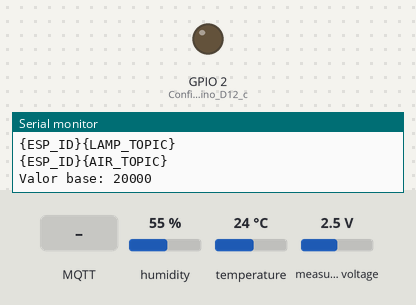
A program run on a simulated ESP32. Parts: output pins drawn as LEDs (lit = HIGH), the last lines printed to the serial monitor. The test bench sets the inputs (shaded band); at power-on: humidity 55 %, temperature 24 °C, measured voltage 2.5 V. WiFi joins after 1.5 s; servers stay silent unless stated; no MQTT or app messages arrive unless stated.

Above: at 2.9 s.
3.0 s: MQTT message "1" arrives on the first subscribed topic
At 6.4 s:
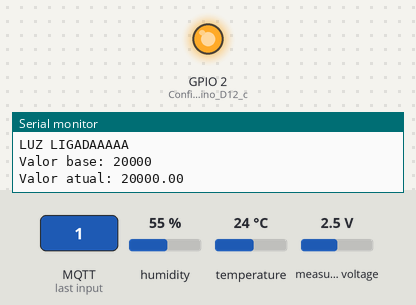
12.9 s: MQTT message "0" arrives on the first subscribed topic
At 14.4 s:
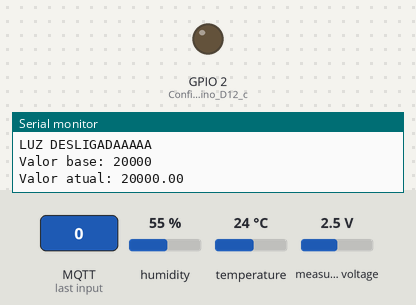
Timing chart, 0 to 15.9 s (numbered marks = the images above; inputs shaded):
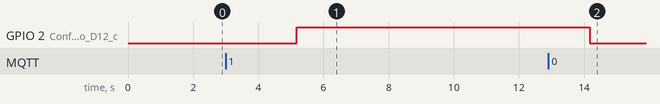

Measured:
- after the input at 3.0 s, GPIO 2 (Configurando_o_pino_D12_c): LOW → HIGH after 2.2 s
- after the input at 12.9 s, GPIO 2 (Configurando_o_pino_D12_c): HIGH → LOW after 1.3 s

The program:

main.cpp
```cpp
#include <Arduino.h>
#include <WiFi.h>
#include <SPI.h>
#include <PubSubClient.h>
#include <string>
#include <math.h>
#include <SimpleDHT.h>
#include "ldr.h"
#include "dht.h"

int pin_D12 = 12; // Definindo a constante para o pino D12
LDR ldr;          // inicializando o construtor ldr.h
Dht tempUmi;

float Temperature;
float Humidity;
float Luminosity;

unsigned long lastMsg = 0;
int value = 0;

const char* ssid = "{WIRELESS_SSID}";
const char* password = "{WIRELESS_PASSWD}";
const char* mqtt_server = "{MQTT_IP}";
const char* mqtt_user = "{MQTT_USER}";
const char* mqtt_password = "{MQTT_PASSWD}";
const char* tempTopic = "{TEMP_TOPIC}";
const char* humidityTopic = "{HUMIDY_TOPIC}";
const char* lumTopic = "{LUMENS_TOPIC}";
const char* lampada = "{LAMP_TOPIC}";
const char* ar_condicionado = "{AIR_TOPIC}";
const char* idEsp = "{ESP_ID}";
const char* mensagemRecebida;
const char* ack = "_status";
const char* ackStatus;
const char* statusAr;
const char* statusLampada;

String lampTopic;
String arTopic;

WiFiServer server(80);
WiFiClient espClient;
PubSubClient client(espClient);

void callback(char* topic, byte* payload, unsigned int length) {
  Serial.print("Tópico recebido: ");
  Serial.println(topic);

  String message(reinterpret_cast< char* >(payload), length);
  Serial.print("Mensagem recebida: ");
  Serial.println(message);

  mensagemRecebida = message.c_str();

  if (String(topic).equals(String(lampTopic))) {
    if (String(mensagemRecebida) == "0") {
      statusLampada = "0";
    } else if (String(mensagemRecebida) == "1") {
      statusLampada = "1";
    }
  }
  else if (String(topic).equals(String(arTopic))) {
    if (String(mensagemRecebida) == "0") {
      statusAr = "0";
    } else if (String(mensagemRecebida) == "1") {
      statusAr = "1";
    }
  }

  String ackEspStatus = String(topic) + "" + String(ack);
  ackStatus = ackEspStatus.c_str();

  client.publish(ackStatus, "1");

}

void reconnect() {
  while (!client.connected()) {
    Serial.print("Conectando ao MQTT Broker...");
    // Criar ou associar o ID do cliente
    // Tentativa de conexão
    if (client.connect("ESP32Client", mqtt_user, mqtt_password)) {
      Serial.println("Conectado");
      client.subscribe(lampTopic.c_str());
      client.subscribe(arTopic.c_str());
    } else {
      Serial.print("Falha, rc=");
      Serial.print(client.state());
      Serial.println(" Tentando novamente em 5 segundos");
      delay(5000);
    }
  }
}

void setup() {
  Serial.begin(9600);
  delay(100);
  WiFi.begin(ssid, password);

  while (WiFi.status() != WL_CONNECTED) {
    delay(500);
    Serial.print(".");
  }

  Serial.println("");
  Serial.println("Wifi conectado!");
  Serial.print("Endereço de ip: ");
  Serial.println(WiFi.localIP());

  server.begin();
  client.setServer(mqtt_server, 1883);

  String lampadaTopic = String(idEsp) + "" + String(lampada);
  String arCondTopic = String(idEsp) + "" + String(ar_condicionado);
  Serial.println(lampadaTopic);
  Serial.println(arCondTopic);
  lampTopic = lampadaTopic;
  arTopic = arCondTopic;

  client.subscribe(lampTopic.c_str());
  client.subscribe(arTopic.c_str());

  client.setCallback(callback);

  if (!ldr.begin()) {
    Serial.println("Falha ao iniciar ADS!");
    while (1);
  }

  ldr.configure();
  ldr.calibragem();
  pinMode(2, OUTPUT); // Configurando o pino D12 como saída
  reconnect();
}

void reconnect_wifi() {
  /* se já está conectado a rede WI-FI, nada é feito.
     Caso contrário, são efetuadas tentativas de conexão */
  if (WiFi.status() == WL_CONNECTED)
    return;

  WiFi.begin(ssid, password);

  while (WiFi.status() != WL_CONNECTED)
  {
    delay(100);
    Serial.print(".");
  }

  Serial.println();
  Serial.print("Conectado com sucesso na rede ");
  Serial.print(ssid);
  Serial.println("IP obtido: ");
  Serial.println(WiFi.localIP());
}

void verifica_conexoes_wifi_mqtt(void) {
  /* se não há conexão com o WiFI, a conexão é refeita */
  reconnect_wifi();
  /* se não há conexão com o Broker, a conexão é refeita */
  if (!client.connected())
    reconnect();
}

void loop() {
  verifica_conexoes_wifi_mqtt();

  Temperature = tempUmi.temperatura();
  Humidity = tempUmi.umidade();

  Serial.print("Temperatura: ");
  Serial.print(Temperature);
  Serial.println("ºC");

  Serial.print("Umidade: ");
  Serial.print(Humidity);
  Serial.println("g/m³");

  Serial.print("Luminosidade: ");
  if (Luminosity == 1) {
    Serial.println("Claro");
  } else {
    Serial.println("Escuro");
  }

  Serial.println(Luminosity);
  Serial.println(lampTopic);
  Serial.println(arTopic);

  randomSeed(micros());

  unsigned long now = millis();

  if (now - lastMsg > 2000) {
    lastMsg = now;
    ++value;

    if (ldr.getStatus()) {
      Luminosity = 1;
    } else {
      Luminosity = 0;
    }
  }
  if (( String ) statusLampada == "1") {
    Serial.println("LUZ LIGADAAAAA");
    digitalWrite(2, HIGH);
  } else if (( String ) statusLampada == "0") {
    Serial.println("LUZ DESLIGADAAAAA");
    digitalWrite(2, LOW);
  }

  Serial.print("Valor base: ");
  Serial.println(ldr.obtemValorBase());

  Serial.print("Valor atual: ");
  Serial.println(ldr.medidaAnalog());

  char tempString[8];
  char humString[8];

  dtostrf(Temperature, 1, 2, tempString);
  dtostrf(Humidity, 1, 2, humString);

  String payloadTemp = String(idEsp) + ";" + String(tempString);
  String payloadHumidity = String(idEsp) + ";" + String(humString);
  String payloadLuminosity = String(idEsp) + ";" + String(Luminosity);

  client.publish(tempTopic, ( char* ) payloadTemp.c_str());
  client.publish(humidityTopic, ( char* ) payloadHumidity.c_str());
  client.publish(lumTopic, ( char* ) payloadLuminosity.c_str());

  client.loop();
  delay(pow(10, 3));

}
```

dht.cpp
```cpp
#include "dht.h"

Dht::Dht(int DHTPin)
    : dht(DHTPin, DHT22){
        dht.begin();
        pinMode(DHTPin, INPUT);
}

float Dht::temperatura(){
    float Temperature = dht.readTemperature(); // Obtém os valores da temperatura
    return Temperature;
}

float Dht::umidade(){
    float Humidity = dht.readHumidity(); // Obtém os valores da temperatura
    return Humidity;
}
```

dht.h
```cpp
#ifndef __DHT_H__
#define __DHT_H__

#include <Arduino.h>
#include <SimpleDHT.h>
#include "DHT.h"
#include <string>

// #define DHTTYPE DHT22     // DHT 22  (AM2302), AM2321

class Dht {
    public:
        Dht(int DHTPin = 4);

        float temperatura();

        float umidade();

    private:
        int DHTPin = 0;
        float Temperature = 0;
        float Humidity = 0;
        DHT dht;
};

#endif
```

ldr.cpp
```cpp
#include "ldr.h"

LDR::LDR(int enderecoADS)
    : ADS(enderecoADS) {
}

bool LDR::begin(){
    return ADS.begin();
}

void LDR::configure(){
    ADS.setDataRate(0);  // Taxa de dados padrão

    // Ajuste do ganho interno p/ o maior ganho
    ADS.setGain(1);
    // ou ads.setGain(GAIN_ONE);
}

float LDR::medidaAnalog(){
    // leitura do valor analógico(entrada) das portas
    valorAnalog = ADS.readADC(3);
    return valorAnalog;	// pino analógico 3
}

float LDR::medidaTensao(int16_t adcValue, float voltageRange){
    // voltageRange é a amplitude máxima da tensão que o ADC pode medir
    valorTensao = (adcValue / 32767.0) * voltageRange;
    return valorTensao;
}

bool LDR::getStatus(){
    // qual a margem de erro que devo inserir? Fazer medidas em casa!
    return valorAnalog > valorBase - 1000;
}

void LDR::calibragem(){
    valorBase = medidaAnalog();
}

int LDR::obtemValorBase(){
    return valorBase;
}
```

ldr.h
```cpp
#ifndef __LDR_H__
#define __LDR_H__

#include <Arduino.h>
#include <Adafruit_ADS1X15.h>
#include <Adafruit_Sensor.h>
#include <ADS1X15.h>
#include <Adafruit_I2CDevice.h>
#include "Adafruit_ADS1X15.h"

class LDR {
    public:
        LDR(int enderecoADS = 0x49);   // Definindo a constante para o pino D12

        float medidaAnalog();     // valor analógico

        float medidaTensao(int16_t adcValue, float voltageRange);     // valor tensão

        bool getStatus();       // valor atual

        void calibragem();      // só faz a comparação

        int obtemValorBase();

        bool begin();

        void configure();

    private:
        float valorAnalog = 0;
        float valorTensao = 0;
        float valorBase = 0;
        ADS1115 ADS;

};

#endif
```
